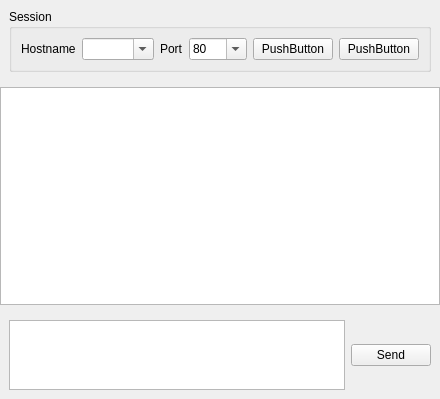
<?xml version="1.0" encoding="UTF-8"?>
<ui version="4.0">
 <class>NcSessionWidget</class>
 <widget class="QWidget" name="NcSessionWidget">
  <property name="geometry">
   <rect>
    <x>0</x>
    <y>0</y>
    <width>438</width>
    <height>399</height>
   </rect>
  </property>
  <property name="windowTitle">
   <string>Form</string>
  </property>
  <layout class="QVBoxLayout" name="verticalLayout">
   <property name="margin">
    <number>0</number>
   </property>
   <item>
    <widget class="QWidget" name="verticalWidget" native="true">
     <layout class="QVBoxLayout" name="verticalLayout_2">
      <item>
       <widget class="QGroupBox" name="headerGroupBox">
        <property name="title">
         <string>Session</string>
        </property>
        <layout class="QHBoxLayout" name="horizontalLayout">
         <item>
          <widget class="QLabel" name="hostnameLabel">
           <property name="text">
            <string>Hostname</string>
           </property>
          </widget>
         </item>
         <item>
          <widget class="QComboBox" name="addressComboBox">
           <property name="sizePolicy">
            <sizepolicy hsizetype="Expanding" vsizetype="Fixed">
             <horstretch>0</horstretch>
             <verstretch>0</verstretch>
            </sizepolicy>
           </property>
           <property name="toolTip">
            <string>Hostname in IP or Domain Name</string>
           </property>
           <property name="editable">
            <bool>true</bool>
           </property>
           <property name="insertPolicy">
            <enum>QComboBox::InsertAtTop</enum>
           </property>
           <property name="minimumContentsLength">
            <number>0</number>
           </property>
           <property name="duplicatesEnabled">
            <bool>false</bool>
           </property>
          </widget>
         </item>
         <item>
          <widget class="QLabel" name="portLabel">
           <property name="text">
            <string>Port</string>
           </property>
          </widget>
         </item>
         <item>
          <widget class="QComboBox" name="portComboBox">
           <property name="sizePolicy">
            <sizepolicy hsizetype="Preferred" vsizetype="Fixed">
             <horstretch>0</horstretch>
             <verstretch>0</verstretch>
            </sizepolicy>
           </property>
           <property name="toolTip">
            <string>Range between 0 and 65535</string>
           </property>
           <property name="editable">
            <bool>true</bool>
           </property>
           <property name="insertPolicy">
            <enum>QComboBox::InsertAtTop</enum>
           </property>
           <item>
            <property name="text">
             <string>80</string>
            </property>
           </item>
           <item>
            <property name="text">
             <string>8080</string>
            </property>
           </item>
           <item>
            <property name="text">
             <string>21</string>
            </property>
           </item>
           <item>
            <property name="text">
             <string>25</string>
            </property>
           </item>
           <item>
            <property name="text">
             <string>23</string>
            </property>
           </item>
          </widget>
         </item>
         <item>
          <widget class="QPushButton" name="startButton">
           <property name="text">
            <string>PushButton</string>
           </property>
          </widget>
         </item>
         <item>
          <widget class="QPushButton" name="clearButton">
           <property name="text">
            <string>PushButton</string>
           </property>
          </widget>
         </item>
         <item>
          <spacer name="horizontalSpacer_2">
           <property name="orientation">
            <enum>Qt::Horizontal</enum>
           </property>
           <property name="sizeHint" stdset="0">
            <size>
             <width>73</width>
             <height>20</height>
            </size>
           </property>
          </spacer>
         </item>
        </layout>
       </widget>
      </item>
     </layout>
    </widget>
   </item>
   <item>
    <widget class="CustomPlainTextEdit" name="sessionPlainTextEdit">
     <property name="readOnly">
      <bool>true</bool>
     </property>
     <property name="plainText">
      <string notr="true"/>
     </property>
    </widget>
   </item>
   <item>
    <widget class="QWidget" name="footerLayoutWidget" native="true">
     <layout class="QHBoxLayout" name="horizontalLayout_2">
      <property name="margin">
       <number>9</number>
      </property>
      <item>
       <widget class="CustomPlainTextEdit" name="userInputPlainTextEdit">
        <property name="sizePolicy">
         <sizepolicy hsizetype="Expanding" vsizetype="Preferred">
          <horstretch>0</horstretch>
          <verstretch>0</verstretch>
         </sizepolicy>
        </property>
        <property name="toolTip">
         <string>Use Shift+Enter for new line</string>
        </property>
        <property name="statusTip">
         <string/>
        </property>
        <property name="tabChangesFocus">
         <bool>true</bool>
        </property>
       </widget>
      </item>
      <item>
       <widget class="QPushButton" name="sendButton">
        <property name="toolTip">
         <string>Send Message</string>
        </property>
        <property name="text">
         <string>Send</string>
        </property>
        <property name="shortcut">
         <string>Return</string>
        </property>
       </widget>
      </item>
     </layout>
    </widget>
   </item>
  </layout>
 </widget>
 <customwidgets>
  <customwidget>
   <class>CustomPlainTextEdit</class>
   <extends>QPlainTextEdit</extends>
   <header>src/widgets/customplaintextedit.h</header>
  </customwidget>
 </customwidgets>
 <resources/>
 <connections/>
</ui>
